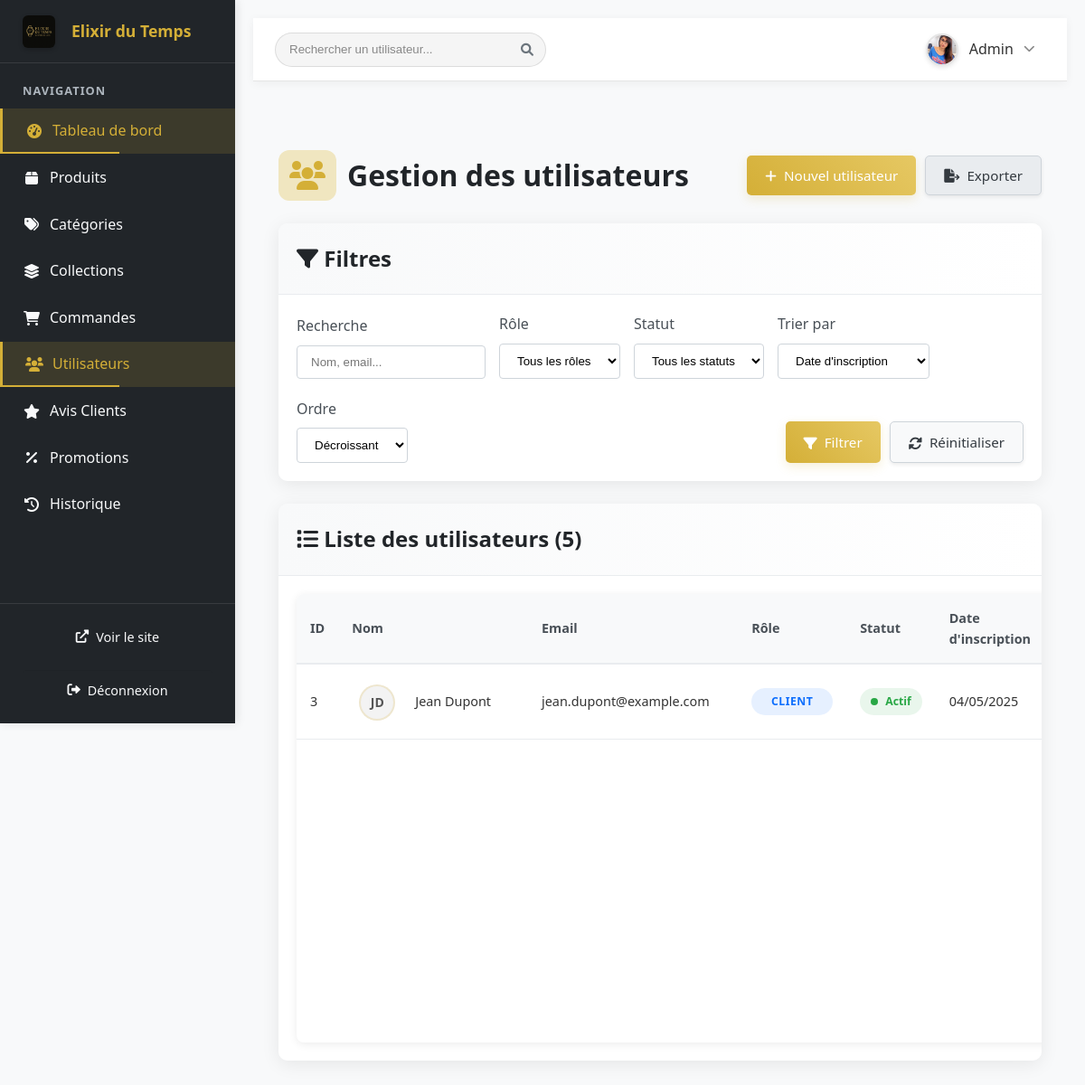
/public/admin/users/index.php (signed in), run on the app's committed database.
### tables this page shows
CREATE TABLE utilisateurs (
    id INT AUTO_INCREMENT PRIMARY KEY,
    nom VARCHAR(100) NOT NULL,
    prenom VARCHAR(100),
    email VARCHAR(255) NOT NULL UNIQUE,
    mot_de_passe VARCHAR(255) NOT NULL,
    telephone VARCHAR(20),
    adresse TEXT,
    code_postal VARCHAR(10),
    ville VARCHAR(100),
    pays VARCHAR(100) DEFAULT 'France',
    date_creation DATETIME DEFAULT CURRENT_TIMESTAMP,
    date_modification DATETIME ON UPDATE CURRENT_TIMESTAMP,
    role ENUM('client', 'admin', 'manager') DEFAULT 'client',
    actif BOOLEAN DEFAULT TRUE,
    INDEX idx_email (email)
);

### php/models/User.php (called while the page is built, shortened)
<?php
class User {
    private $pdo;
    public function __construct(PDO $pdo) {
        $this->pdo = $pdo;
    }
    public function getUsers($filters = [], $limit = 20, $offset = 0, $sortField = 'date_creation', $sortOrder = 'DESC') {
        $whereConditions = [];
        $params = [];
        $whereClause = !empty($whereConditions) ? "WHERE " . implode(' AND ', $whereConditions) : '';
        $allowedSortFields = ['id', 'nom', 'prenom', 'email', 'role', 'actif', 'date_creation', 'derniere_connexion'];
        $sortOrder = strtoupper($sortOrder) === 'ASC' ? 'ASC' : 'DESC';
        $sql = "SELECT * FROM utilisateurs $whereClause ORDER BY $sortField $sortOrder LIMIT :limit OFFSET :offset";
        $stmt = $this->pdo->prepare($sql);
        $stmt->bindValue(':limit', $limit, PDO::PARAM_INT);
        $stmt->bindValue(':offset', $offset, PDO::PARAM_INT);
        $stmt->execute();
        return $stmt->fetchAll(PDO::FETCH_ASSOC);
    }
    public function countUsers($filters = []) {
        $whereConditions = [];
        $params = [];
        $whereClause = !empty($whereConditions) ? "WHERE " . implode(' AND ', $whereConditions) : '';
        $sql = "SELECT COUNT(*) FROM utilisateurs $whereClause";
        $stmt = $this->pdo->prepare($sql);
        $stmt->execute();
        return (int)$stmt->fetchColumn();
    }
    public function getAll($offset, $limit, $filters = [], $sortField = 'date_creation', $sortOrder = 'DESC') {
        return $this->getUsers($filters, $limit, $offset, $sortField, $sortOrder);
    }
    public function countAll($filters = []) {
        return $this->countUsers($filters);
    }
}
?>

### public/admin/users/index.php (the view, shortened to what this page needs)
<?php
require_once '../../../php/config/database.php';
require_once '../../../php/models/User.php';
$userModel = new User($pdo);
$page = isset($_GET['page']) ? (int)$_GET['page'] : 1;
$limit = 15;
$offset = ($page - 1) * $limit;
$filters = [];
$sortField = isset($_GET['sort']) ? $_GET['sort'] : 'date_creation';
$sortOrder = isset($_GET['order']) && $_GET['order'] === 'asc' ? 'ASC' : 'DESC';
$users = $userModel->getAll($offset, $limit, $filters, $sortField, $sortOrder);
$totalUsers = $userModel->countAll($filters);
?>
<!DOCTYPE html>
<html lang="fr">
<head>
    <link rel="stylesheet" href="../css/admin.css?v=<?= time() ?>">
    <link rel="stylesheet" href="../css/users.css?v=<?= time() ?>">
    <link rel="stylesheet" href="../css/sidebar.css?v=<?= time() ?>">
    <link rel="stylesheet" href="../css/header.css?v=<?= time() ?>">
    <link rel="stylesheet" href="https://cdnjs.cloudflare.com/ajax/libs/font-awesome/6.0.0/css/all.min.css">
</head>
<body>
    <div class="admin-container">
        <?php
        include '../templates/sidebar.php';
        ?>
        <main class="main-content">
            <?php
            $admin_root = '../';
            $search_placeholder = "Rechercher un utilisateur...";
            $search_action = "index.php";
            $search_param = "search";
            $search_value = isset($_GET['search']) ? $_GET['search'] : '';
            include '../templates/header.php';
            ?>
            <div class="content">
                <div class="page-header">
                    <h1><i class="fas fa-users"></i> Gestion des utilisateurs</h1>
                    <div class="page-actions">
                        <a href="create.php" class="btn btn-primary">
                            <i class="fas fa-plus"></i> Nouvel utilisateur
                        </a>
                        <button id="exportBtn" class="btn btn-secondary">
                            <i class="fas fa-file-export"></i> Exporter
                        </button>
                    </div>
                </div>
                <div class="card">
                    <div class="card-header">
                        <h2><i class="fas fa-filter"></i> Filtres</h2>
                    </div>
                    <div class="card-body">
                        <form method="GET" action="" id="filter-form">
                            <div class="filter-container">
                                <div class="form-group">
                                    <label for="search">Recherche</label>
                                    <input type="text" id="search" name="search" value="<?= htmlspecialchars($_GET['search'] ?? '') ?>" placeholder="Nom, email...">
                                </div>
                                <div class="form-group">
                                    <label for="role">Rôle</label>
                                    <select id="role" name="role">
                                        <option value="">Tous les rôles</option>
                                    </select>
                                </div>
                                <div class="form-group">
                                    <label for="status">Statut</label>
                                    <select id="status" name="status">
                                        <option value="">Tous les statuts</option>
                                    </select>
                                </div>
                                <div class="form-group">
                                    <label for="sort">Trier par</label>
                                    <select id="sort" name="sort">
                                        <option value="date_creation" <?= $sortField === 'date_creation' ? 'selected' : '' ?>>Date d'inscription</option>
                                    </select>
                                </div>
                                <div class="form-group">
                                    <label for="order">Ordre</label>
                                    <select id="order" name="order">
                                        <option value="desc" <?= $sortOrder === 'DESC' ? 'selected' : '' ?>>Décroissant</option>
                                    </select>
                                </div>
                                <div class="form-group form-actions">
                                    <button type="submit" class="btn btn-primary">
                                        <i class="fas fa-filter"></i> Filtrer
                                    </button>
                                    <a href="index.php" class="btn btn-secondary">
                                        <i class="fas fa-sync-alt"></i> Réinitialiser
                                    </a>
                                </div>
                            </div>
                        </form>
                    </div>
                </div>
                <div class="card">
                    <div class="card-header">
                        <h2><i class="fas fa-list"></i> Liste des utilisateurs (<?= number_format($totalUsers) ?>)</h2>
                    </div>
                    <div class="card-body">
                        <?php if (count($users) > 0): ?>
                            <div class="table-responsive">
                                <table class="data-table">
                                    <thead>
                                        <tr>
                                            <th>ID</th>
                                            <th>Nom</th>
                                            <th>Email</th>
                                            <th>Rôle</th>
                                            <th>Statut</th>
                                            <th>Date d'inscription</th>
                                        </tr>
                                    </thead>
                                    <tbody>
                                        <?php foreach($users as $user): ?>
                                        <tr>
                                            <td><?= $user['id'] ?></td>
                                            <td>
                                                <div class="user-info">
                                                    <div class="user-avatar">
                                                        <?php if(!empty($user['photo'])): ?>
                                                            <img src="../../uploads/users/<?= htmlspecialchars($user['photo']) ?>" alt="<?= htmlspecialchars($user['prenom']) ?>">
                                                        <?php else: ?>
                                                            <?= strtoupper(substr($user['prenom'] ?? '', 0, 1) . substr($user['nom'] ?? '', 0, 1)) ?>
                                                        <?php endif; ?>
                                                    </div>
                                                    <?= htmlspecialchars($user['prenom'] . ' ' . $user['nom']) ?>
                                                </div>
                                            </td>
                                            <td><?= htmlspecialchars($user['email']) ?></td>
                                            <td>
                                                <span class="role-badge role-<?= htmlspecialchars(strtolower($user['role'])) ?>">
                                                    <?= htmlspecialchars(ucfirst($user['role'])) ?>
                                                </span>
                                            </td>
                                            <td>
                                                <span class="status-badge status-<?= $user['actif'] ? 'active' : 'inactive' ?>">
                                                    <?= $user['actif'] ? 'Actif' : 'Inactif' ?>
                                                </span>
                                            </td>
                                            <td><?= date('d/m/Y', strtotime($user['date_creation'])) ?></td>
                                        </tr>
                                        <?php endforeach; ?>
                                    </tbody>
                                </table>
                            </div>
                        <?php endif; ?>
                    </div>
                </div>
            </div>
        </main>
    </div>
</body>
</html>

### public/admin/templates/header.php (shortened to what this page needs)
<?php
if (!isset($userInfo) && isset($_SESSION['user_id'])) {
    $userId = $_SESSION['user_id'];
    try {
        $userStmt = $pdo->prepare("SELECT id, nom, prenom, email, photo, role FROM utilisateurs WHERE id = ?");
        $userStmt->execute([$userId]);
        $userInfo = $userStmt->fetch();
    } catch (PDOException $e) {
        error_log("Erreur lors de la récupération des informations utilisateur: " . $e->getMessage());
        $userInfo = null;
    }
}
?>
<header class="main-header">
    <div class="header-search">
        <form action="<?= isset($search_action) ? $search_action : $admin_root . 'search-results.php' ?>" method="GET">
            <input type="search"
                   name="<?= isset($search_param) ? $search_param : 'q' ?>"
                   placeholder="<?= isset($search_placeholder) ? $search_placeholder : 'Rechercher...' ?>"
                   value="<?= isset($search_value) ? htmlspecialchars($search_value) : '' ?>"
                   aria-label="Recherche">
            <button type="submit"><i class="fas fa-search"></i></button>
        </form>
    </div>
    <div class="user-dropdown" id="userProfileDropdown">
        <?php if (isset($userInfo) && !empty($userInfo['photo'])): ?>
            <img src="<?= $admin_root ?>../uploads/users/<?= htmlspecialchars($userInfo['photo']) ?>" alt="<?= htmlspecialchars($userInfo['prenom']) ?>" class="avatar">
        <?php else: ?>
            <img src="<?= $admin_root ?>../assets/img/favicon.ico" alt="Avatar" class="avatar">
        <?php endif; ?>
        <span class="username"><?= isset($userInfo) ? htmlspecialchars($userInfo['prenom']) : 'Admin' ?></span>
        <i class="fas fa-chevron-down dropdown-arrow"></i>
    </div>
</header>

### public/admin/css/admin.css (style rules this page uses)
:root { --primary-color: #d4af37; --primary-dark: #b79020; --primary-light: #f0e6c0; --secondary-color: #333; --text-color: #333; --bg-color: #f8f9fa; --sidebar-bg: #2c2c2c; --sidebar-active: #1a1a1a; --sidebar-text: #fff; --border-color: #e0e0e0; --card-bg: #fff; --danger-color: #dc3545; --success-color: #28a745; --warning-color: #ffc107; --info-color: #17a2b8; --box-shadow: 0 2px 10px rgba(0,0,0,0.1); --transition: all 0.3s ease; --primary: var(--primary-color); --danger: var(--danger-color); --danger-light: #ffebee; --success: var(--success-color); --warning: var(--warning-color); --sidebar-width: 260px; --header-height: 70px; --border-radius: 8px; --card-shadow: var(--box-shadow); --gray-50: #fafafa; --gray-100: #f8f9fa; --gray-200: #e9ecef; --gray-300: #dee2e6; --gray-400: #ced4da; --gray-500: #adb5bd; --gray-600: #6c757d; --gray-700: #495057; --gray-800: #343a40; --gray-900: #212529; --font-family: -apple-system, BlinkMacSystemFont, 'Segoe UI', Roboto, Oxygen, Ubuntu, sans-serif; }
* { margin: 0; padding: 0; box-sizing: border-box; }
body { font-family: 'Poppins', 'Segoe UI', sans-serif; color: var(--text-color); background-color: var(--bg-color); line-height: 1.6; }
.admin-container { display: flex !important; flex-direction: row !important; min-height: 100vh; }
.main-content { flex: 1; margin-left: 260px !important; padding: 20px; transition: var(--transition); width: calc(100% - 260px) !important; }
.main-header { height: 70px; display: flex; align-items: center; justify-content: space-between; background-color: #fff; box-shadow: 0 2px 4px rgba(0, 0, 0, 0.08); padding: 0 1.5rem; position: sticky; top: 0; z-index: 900; margin-bottom: 1.25rem; }
.header-search { position: relative; }
.header-search input { padding: 0.5rem 0.5rem 0.5rem 2rem; border-radius: 4px; border: 1px solid #ced4da; width: 250px; transition: all 0.2s ease; }
.header-search i { position: absolute; left: 0.75rem; top: 50%; transform: translateY(-50%); color: #6c757d; }
.user-dropdown { position: relative; }
.user-info { display: flex; align-items: center; cursor: pointer; padding: 0.5rem; border-radius: 4px; }
.user-avatar { width: 36px; height: 36px; display: flex; align-items: center; justify-content: center; margin-right: 0.75rem; color: #495057; font-size: 1.5rem; margin-top: 2px; }
.data-table { width: 100%; border-collapse: collapse; }
.data-table th { text-align: left; padding: 12px 10px; font-weight: 500; color: #6c757d; border-bottom: 1px solid var(--border-color); font-size: 0.9rem; }
.data-table td { padding: 12px 10px; border-bottom: 1px solid var(--border-color); font-size: 0.9rem; }
.status-badge { padding: 5px 10px; border-radius: 20px; font-size: 0.75rem; display: inline-block; }
.btn { display: inline-flex; align-items: center; justify-content: center; gap: 0.5rem; padding: 0.65rem 1.25rem; font-size: 0.95rem; font-weight: 500; border-radius: var(--border-radius); border: none; cursor: pointer; transition: all 0.3s ease; text-decoration: none !important; white-space: nowrap; box-shadow: 0 2px 4px rgba(0, 0, 0, 0.08); }
.btn i { position: relative; top: 1px; }
.btn-primary { background-color: var(--primary-color); color: white !important; }
.btn-secondary { background-color: #e9ecef; color: var(--gray-800) !important; }
.page-header { display: flex; justify-content: space-between; align-items: center; margin-bottom: 1.75rem; margin-top: 1.5rem; }
.page-header h1 { font-size: 1.75rem; font-weight: 700; color: var(--gray-900); display: flex; align-items: center; gap: 0.75rem; margin: 0; }
.page-header h1 i { color: var(--primary-color); background-color: var(--primary-light); padding: 0.75rem; border-radius: 12px; }
.page-actions { display: flex; gap: 0.75rem; }
a.btn { color: inherit; text-decoration: none !important; }
button { font-family: inherit; font-size: inherit; }
.content { padding: 1.75rem; }

### public/admin/css/sidebar.css (style rules this page uses)
:root { --dark-bg: #212529; --light-text: #f8f9fa; --gray-text: #adb5bd; --gold-color: #d4af37; }

### data on the page
utilisateurs: photo (picture), prenom "Admin"
utilisateurs: id "3", prenom+nom "JD", prenom+nom "Jean Dupont", email "jean.dupont@example.com", role "CLIENT", actif "Actif", date_creation "04/05/2025"

### other printed values
$totalUsers "5"
